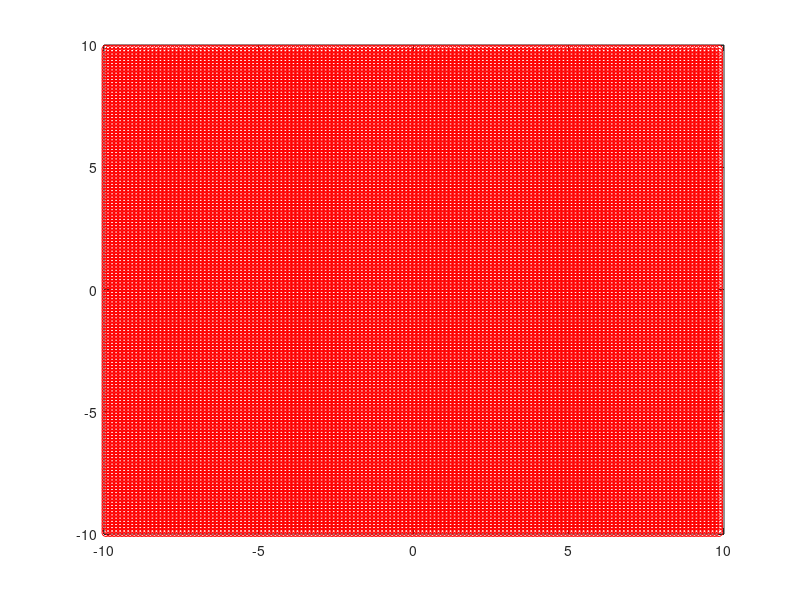

This figure's MATLAB source: (Note: this script raises an error after producing the figure.)
% WGgen : generateur d'une grille reguliere de type 
% differences/volumes finis
% Auteurs JC Toussaint & L Bastard - BE EM

% dependance : fonction inpoly
% Auteur : Darren Engwirda
%
% Bibliographie :
% Stern Progress in Electromagnetics Research (1995), 
% PIER 10, 123-186
% Finite Difference Analysis of Planar Optical Waveguides
%

function g=WGgen_SMF

h=0.13;
c=10.0;
g=uniform_grid(-c, c, -c, c, h, h);
g.lambda=1.31;

% coordonnees des sommets du polygone
% decrivant une portion du guide

%On génere la fibre optique SMF 28

%Génération du coeur
coeur=[];
theta = 0;
dtheta = atan(1)/10;
rayon = 8.2/2;
while theta<2*pi
    coeur = [coeur; rayon*real(exp(complex(i)*theta))...
                    rayon*imag(exp(complex(i)*theta));];
    theta = theta + dtheta;
end

gaine=[];
theta = 0;
dtheta = atan(1)/10;
rayon = 10; %Le rayon vaudrait 125 micron ce qui n'est pas faisable avec notre
%ordinateur et le temps dont nous disposons. Cependant le MDF des deux premiers
%modes est d'environ 10 micron de diamètre. Par sécurité nous prendrons le double. 
%Quoi qu il en soit l'intensité de l'onte est comprise à 99% dans le MDF.
%L'influence de ce choix devrait être limité.
while theta<2*pi
    gaine = [gaine; rayon*real(exp(complex(i)*theta))...
                    rayon*imag(exp(complex(i)*theta));];
    theta = theta + dtheta;
end

g=insert(g, gaine, 1);
g=insert(g, coeur, 1.36);

end

function g=uniform_grid(xmin, xmax, ymin, ymax, hx, hy)
% generation d'un reseau orthorhombique de noeuds
% chacun place au centre d'une maille rectangulaire
% de cote g.dx=hx et g.dy=hy
% g.Nx noeuds selon Ox
% g.Ny noeuds selon Oy
% g.indice(ix, iy) indice de refraction au noeud
% de coordonnees entieres (ix, iy) initialise a 1

lx=xmin+hx/2:hx:xmax-hx/2;
ly=ymin+hy/2:hy:ymax-hy/2;

[g.x,g.y] = meshgrid(lx, ly);
g.x=transpose(g.x);
g.y=transpose(g.y);

g.p     = [g.x(:),g.y(:)];
[g.Nx, g.Ny]=size(g.x);

g.reg =zeros(g.Nx, g.Ny);
g.indice =ones(g.Nx, g.Ny);
size(g.indice)

g.N=g.Nx*g.Ny;
g.nrg=0;
g.dx=hx;
g.dy=hy;
figure(1)
plot(g.p(:, 1), g.p(:, 2), 'ro');
hold on
end

function g=insert(g, node, indice)
% insertion d'un polygone decrivant une portion 
% de guide en 2D.
% node   : tableau 2D des coordonnees des sommets du polygone
% indice : valeur de l'indice de refraction du materiau
% associe au polygone.

figure(1)
tic, [in,bnd] = inpoly(g.p,node); t1 = toc;
if find(bnd==1)
    warning('nodes on boundaries detected')
end;
g.nrg=g.nrg+1;
lst_in=find(in==1);
g.reg(lst_in)=g.nrg;
g.indice(lst_in)=indice;
plot(g.p(in,1),g.p(in,2),'bo',g.p(bnd,1),g.p(bnd,2),'go')
hold on
title('Inside (blue), outside (red) & boundary (green)')

% Plot geometry
nn    = size(node,1);
cnect = [(1:nn-1)',(2:nn)'; nn,1];
patch('faces',cnect,'vertices',node,'facecolor','none',...
   'edgecolor','k'), axis equal 
drawnow()
end
